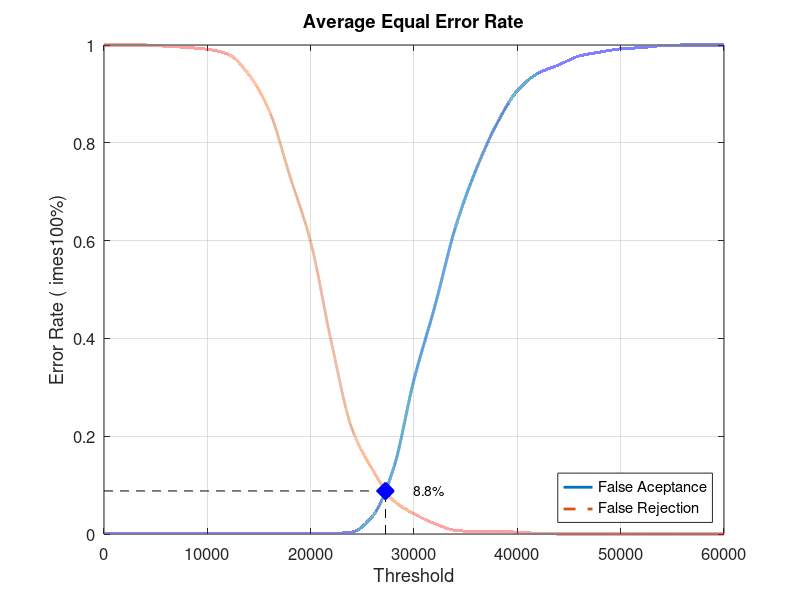
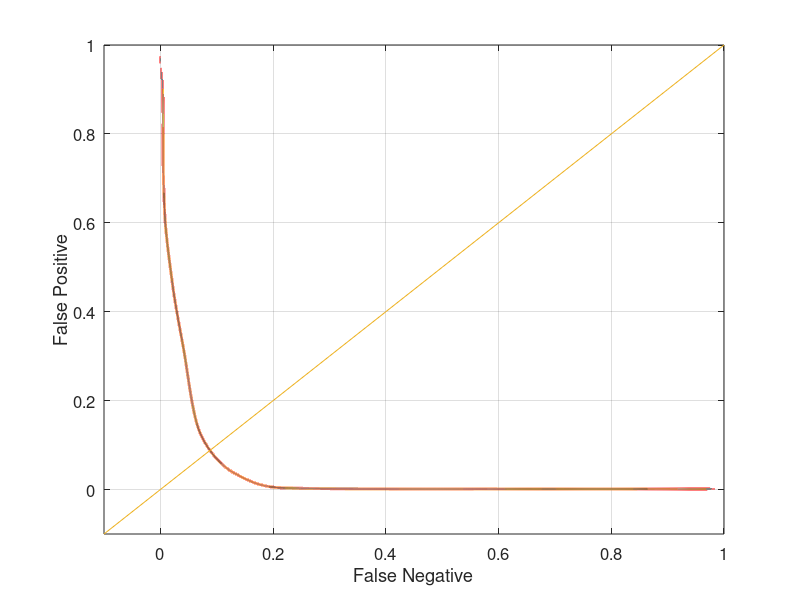

Recreate these plots in MATLAB, in order.
close all;
clear;
clc;
x = 0:2000:60000;
xq = 0:0.5:60000;

y0 = [0 0.00131579 0.00131579 0.00131579 0.00131579 0.00131579 0.00131579 0.00131579 0.00131579 0.00131579 0.00131579 0.00131579 0.00394737 0.0368421 0.132895 0.315789 0.464474 0.626316 0.744737 0.838158 0.906579 0.942105 0.959211 0.977632 0.985526 0.992105 0.994737 0.998684 1 1 1]
yy0 = interp1(x, y0, xq, 'pchip');
y1 = [1 1 1 0.9975 0.995 0.99125 0.98125 0.94 0.865 0.73125 0.5975 0.3925 0.215 0.13125 0.06875 0.04125 0.02125 0.0075 0.005 0.005 0.00375 0.00125 0 0 0 0 0 0 0 0 0]
yy1 = interp1(x, y1, xq, 'pchip');

% Calculating EER: 
y2 = abs(y0 - y1);
find(y2 == min(y2))
yy2 = abs(yy0 - yy1);
xEER = find(yy2 == min(yy2));
xEERIndex = xq(xEER) % X-axis EER
yEER = yy0(xEER) % Y-axis EER

main = figure
plot(xq, yy0,'-','LineWidth', 2);	hold on
plot(xq, yy1,'--','LineWidth', 2);	hold on
plot([xEERIndex xEERIndex], [0 yEER], 'k--');	hold on
plot([0 xEERIndex], [yEER yEER], 'k--');	hold on
plot(xEERIndex, yEER, 'bx', 'LineWidth', 10);	hold on
text(xEERIndex + 10 * xEERIndex / 100, yEER, [num2str(round((10000 * yEER)) / 100) '%'])
legend('False Aceptance', 'False Rejection', 'Location', 'SouthEast')
xlabel('Threshold')
ylabel('Error Rate (	imes100%)')
title('Average Equal Error Rate')
set(gca, 'FontSize', 12)
axis([0 60000 0 1])
grid on

print(main, 'Experiment4AverageMain', '-dpng');
FNRxFPR = figure('Color', [1 1 1]);
plot(yy1, yy0, '-', yy1, yy0, 'LineWidth', 2);
hold on
y = -0.1:0.1:1
plot(y, y); 
set(gca, 'FontSize', 12)
xlabel('False Negative')
ylabel('False Positive')
axis([-0.1 1 -0.1 1])
set(gca, 'FontSize', 12)
grid on

print(FNRxFPR, 'Experiment4AverageFNRxFPR','-dpng');
